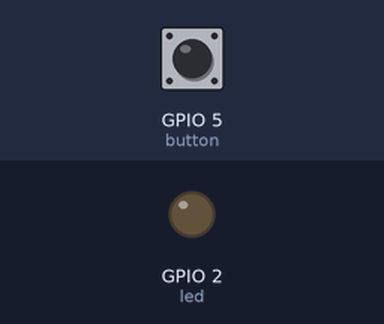
Recording of a program running on a simulated ESP8266 board running MicroPython. On the bench: output pins drawn as LEDs (lit = HIGH, except the on-board LED, lit = LOW). The test bench sets the inputs (shaded band); at power-on: GPIO 5 (button) HIGH.

Above: at 1.2 s.
1.3 s: GPIO 5 (button) pulled LOW for 0.15 s
At 1.38 s:
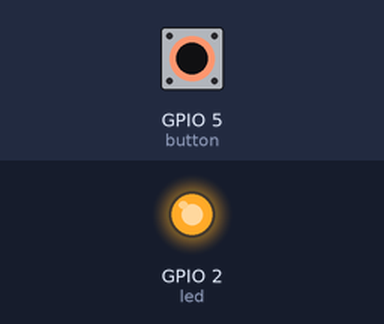
2.9 s: GPIO 5 (button) pulled LOW for 3.2 s
At 6.7 s:
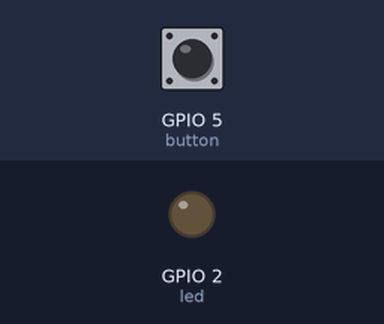
Timing chart, 0 to 8.2 s (numbered marks = the images above; inputs shaded):
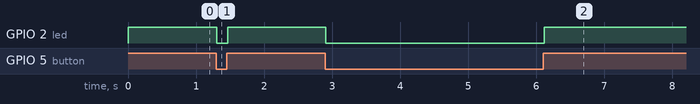

The program:

40-button-led.py
```python
from time import sleep_ms

from machine import Pin

# Схема:
# - кнопка 1 -> D1 / GPIO5
# - кнопка 2 -> GND
#
# Встроенный подтягивающий резистр на The internal pull-up keeps the pin at 1 when released.
# Pressing the button connects it to GND, so pressed == 0.
BUTTON_PIN = 5
LED_PIN = 2

button = Pin(BUTTON_PIN, Pin.IN, Pin.PULL_UP)
led = Pin(LED_PIN, Pin.OUT, value=1)


while True:
    if button.value() == 0:
        led.value(0)
    else:
        led.value(1)

    sleep_ms(20)
```

Measured:
- after the input at 1.3 s, GPIO 2 (led): HIGH → LOW at once, → HIGH 0.16 s later
- after the input at 2.9 s, GPIO 2 (led): HIGH → LOW at once, → HIGH 3.2 s later
